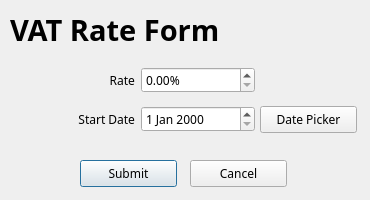
<?xml version="1.0" encoding="UTF-8"?>
<ui version="4.0">
 <class>VatRateForm</class>
 <widget class="QDialog" name="VatRateForm">
  <property name="geometry">
   <rect>
    <x>0</x>
    <y>0</y>
    <width>370</width>
    <height>200</height>
   </rect>
  </property>
  <property name="font">
   <font>
    <family>Sans Serif</family>
   </font>
  </property>
  <property name="windowTitle">
   <string>Dialog</string>
  </property>
  <widget class="QPushButton" name="pushButton_submit">
   <property name="geometry">
    <rect>
     <x>80</x>
     <y>160</y>
     <width>97</width>
     <height>27</height>
    </rect>
   </property>
   <property name="text">
    <string>Submit</string>
   </property>
  </widget>
  <widget class="QLabel" name="label_vatRateFormTitle">
   <property name="geometry">
    <rect>
     <x>10</x>
     <y>10</y>
     <width>361</width>
     <height>41</height>
    </rect>
   </property>
   <property name="font">
    <font>
     <pointsize>22</pointsize>
     <weight>75</weight>
     <bold>true</bold>
    </font>
   </property>
   <property name="text">
    <string>VAT Rate Form</string>
   </property>
   <property name="alignment">
    <set>Qt::AlignLeading|Qt::AlignLeft|Qt::AlignTop</set>
   </property>
  </widget>
  <widget class="QPushButton" name="pushButton_cancel">
   <property name="geometry">
    <rect>
     <x>190</x>
     <y>160</y>
     <width>97</width>
     <height>27</height>
    </rect>
   </property>
   <property name="text">
    <string>Cancel</string>
   </property>
  </widget>
  <widget class="QPushButton" name="pushButton_datePicker">
   <property name="geometry">
    <rect>
     <x>260</x>
     <y>106</y>
     <width>97</width>
     <height>27</height>
    </rect>
   </property>
   <property name="text">
    <string>Date Picker</string>
   </property>
  </widget>
  <widget class="QWidget" name="gridLayoutWidget">
   <property name="geometry">
    <rect>
     <x>20</x>
     <y>60</y>
     <width>235</width>
     <height>80</height>
    </rect>
   </property>
   <layout class="QGridLayout" name="gridLayout_2">
    <item row="0" column="0">
     <widget class="QLabel" name="label_vatRate">
      <property name="text">
       <string>Rate</string>
      </property>
      <property name="alignment">
       <set>Qt::AlignRight|Qt::AlignTrailing|Qt::AlignVCenter</set>
      </property>
     </widget>
    </item>
    <item row="1" column="0">
     <widget class="QLabel" name="label_startDate">
      <property name="text">
       <string>Start Date</string>
      </property>
      <property name="alignment">
       <set>Qt::AlignRight|Qt::AlignTrailing|Qt::AlignVCenter</set>
      </property>
     </widget>
    </item>
    <item row="0" column="1">
     <widget class="QDoubleSpinBox" name="doubleSpinBox_vatRate">
      <property name="suffix">
       <string>%</string>
      </property>
      <property name="maximum">
       <double>999999999.000000000000000</double>
      </property>
     </widget>
    </item>
    <item row="1" column="1">
     <widget class="QDateEdit" name="dateEdit_startDate"/>
    </item>
   </layout>
  </widget>
 </widget>
 <resources/>
 <connections/>
</ui>
